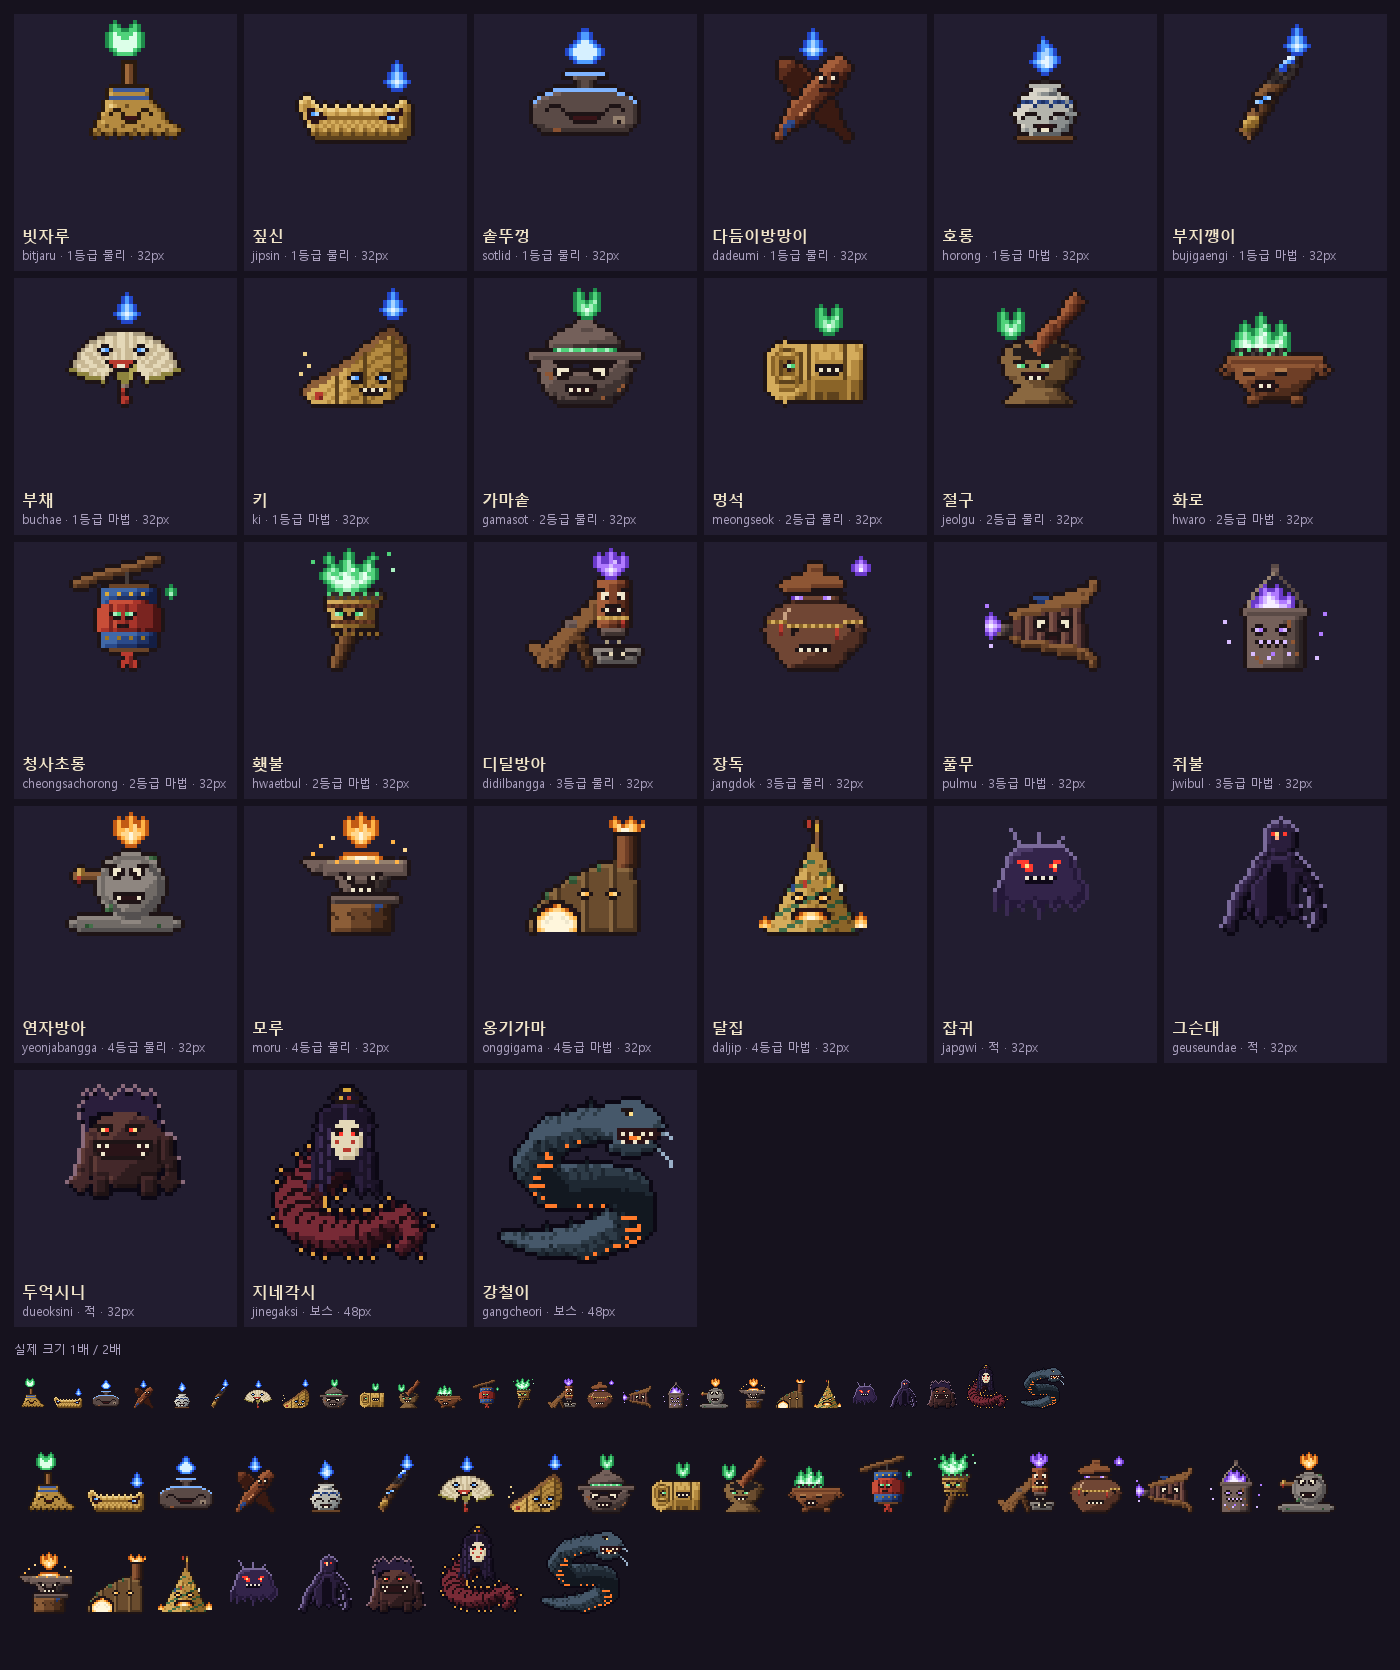

Generate this figure with Python:
"""Contact sheet: every unit and enemy sprite at 4x with id, name and grade, plus a 1x/2x strip."""
import json
from PIL import Image, ImageDraw, ImageFont

ROOT = 'C:/workspace/web-game/'
units = json.load(open(ROOT + 'packages/logic/data/units.json', encoding='utf8'))
enemies = json.load(open(ROOT + 'packages/logic/data/enemies.json', encoding='utf8'))
rows = [(f"{u['id']}", u['name'], f"{u['grade']}등급 {'물리' if u['damageType'] == 'physical' else '마법'}") for u in units]
rows += [(e['id'], e['name'], '보스' if e['boss'] else '적') for e in enemies]

SC, CELL_W, CELL_H, COLS = 4, 230, 264, 6
BG, CELLBG = (22, 18, 30), (34, 29, 48)
f1 = ImageFont.truetype('C:/Windows/Fonts/malgunbd.ttf', 16)
f2 = ImageFont.truetype('C:/Windows/Fonts/malgun.ttf', 12)
n = len(rows)
R = (n + COLS - 1) // COLS
W = Image.new('RGBA', (COLS * CELL_W + 20, R * CELL_H + 20 + 330), BG)
d = ImageDraw.Draw(W)
ims = []
for i, (id_, name, tag) in enumerate(rows):
    im = Image.open(f'{ROOT}packages/client/public/sprites/{id_}.png').convert('RGBA')
    ims.append(im)
    cx, cy = 10 + (i % COLS) * CELL_W, 10 + (i // COLS) * CELL_H
    d.rectangle([cx + 4, cy + 4, cx + CELL_W - 4, cy + CELL_H - 4], fill=CELLBG)
    big = im.resize((im.width * SC, im.height * SC), Image.NEAREST)
    W.alpha_composite(big, (cx + (CELL_W - big.width) // 2, cy + 10))
    d.text((cx + 12, cy + CELL_H - 50), f'{name}', fill=(240, 228, 200), font=f1)
    d.text((cx + 12, cy + CELL_H - 28), f'{id_} · {tag} · {im.width}px', fill=(170, 160, 190), font=f2)
# actual-size strip
y0 = 10 + R * CELL_H + 10
d.text((14, y0), '실제 크기 1배 / 2배', fill=(170, 160, 190), font=f2)
x = 14
for im in ims:
    W.alpha_composite(im, (x, y0 + 22 + (48 - im.height)))
    x += im.width + 6
x, yy = 14, y0 + 80
for im in ims:
    if x + im.width * 2 > W.width - 10:
        x, yy = 14, yy + 100
    W.alpha_composite(im.resize((im.width * 2, im.height * 2), Image.NEAREST), (x, yy + 96 - im.height * 2))
    x += im.width * 2 + 6
W.save(ROOT + 'art/samples/v3/sheet.png')
print(W.size)
